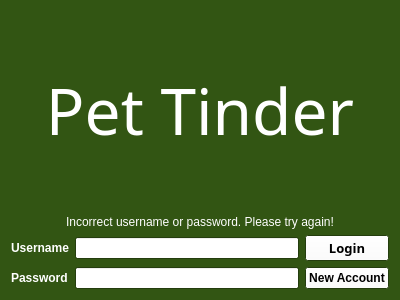
<?xml version="1.0" encoding="UTF-8"?>
<ui version="4.0">
 <class>HomeScreen</class>
 <widget class="QWidget" name="HomeScreen">
  <property name="geometry">
   <rect>
    <x>0</x>
    <y>0</y>
    <width>400</width>
    <height>300</height>
   </rect>
  </property>
  <property name="sizePolicy">
   <sizepolicy hsizetype="Maximum" vsizetype="Maximum">
    <horstretch>0</horstretch>
    <verstretch>0</verstretch>
   </sizepolicy>
  </property>
  <property name="palette">
   <palette>
    <active>
     <colorrole role="WindowText">
      <brush brushstyle="SolidPattern">
       <color alpha="255">
        <red>255</red>
        <green>255</green>
        <blue>255</blue>
       </color>
      </brush>
     </colorrole>
     <colorrole role="Button">
      <brush brushstyle="SolidPattern">
       <color alpha="255">
        <red>255</red>
        <green>255</green>
        <blue>255</blue>
       </color>
      </brush>
     </colorrole>
     <colorrole role="Light">
      <brush brushstyle="SolidPattern">
       <color alpha="255">
        <red>76</red>
        <green>221</green>
        <blue>13</blue>
       </color>
      </brush>
     </colorrole>
     <colorrole role="Midlight">
      <brush brushstyle="SolidPattern">
       <color alpha="255">
        <red>76</red>
        <green>221</green>
        <blue>13</blue>
       </color>
      </brush>
     </colorrole>
     <colorrole role="Dark">
      <brush brushstyle="SolidPattern">
       <color alpha="255">
        <red>76</red>
        <green>221</green>
        <blue>13</blue>
       </color>
      </brush>
     </colorrole>
     <colorrole role="Mid">
      <brush brushstyle="SolidPattern">
       <color alpha="255">
        <red>76</red>
        <green>221</green>
        <blue>13</blue>
       </color>
      </brush>
     </colorrole>
     <colorrole role="Text">
      <brush brushstyle="SolidPattern">
       <color alpha="255">
        <red>255</red>
        <green>255</green>
        <blue>255</blue>
       </color>
      </brush>
     </colorrole>
     <colorrole role="ButtonText">
      <brush brushstyle="SolidPattern">
       <color alpha="255">
        <red>0</red>
        <green>0</green>
        <blue>0</blue>
       </color>
      </brush>
     </colorrole>
     <colorrole role="Base">
      <brush brushstyle="SolidPattern">
       <color alpha="255">
        <red>255</red>
        <green>255</green>
        <blue>255</blue>
       </color>
      </brush>
     </colorrole>
     <colorrole role="Window">
      <brush brushstyle="SolidPattern">
       <color alpha="255">
        <red>50</red>
        <green>85</green>
        <blue>19</blue>
       </color>
      </brush>
     </colorrole>
     <colorrole role="Shadow">
      <brush brushstyle="SolidPattern">
       <color alpha="255">
        <red>76</red>
        <green>221</green>
        <blue>13</blue>
       </color>
      </brush>
     </colorrole>
     <colorrole role="AlternateBase">
      <brush brushstyle="SolidPattern">
       <color alpha="255">
        <red>76</red>
        <green>221</green>
        <blue>13</blue>
       </color>
      </brush>
     </colorrole>
     <colorrole role="NoRole">
      <brush brushstyle="SolidPattern">
       <color alpha="255">
        <red>76</red>
        <green>221</green>
        <blue>13</blue>
       </color>
      </brush>
     </colorrole>
     <colorrole role="ToolTipBase">
      <brush brushstyle="SolidPattern">
       <color alpha="255">
        <red>76</red>
        <green>221</green>
        <blue>13</blue>
       </color>
      </brush>
     </colorrole>
    </active>
    <inactive>
     <colorrole role="WindowText">
      <brush brushstyle="SolidPattern">
       <color alpha="255">
        <red>255</red>
        <green>255</green>
        <blue>255</blue>
       </color>
      </brush>
     </colorrole>
     <colorrole role="Button">
      <brush brushstyle="SolidPattern">
       <color alpha="255">
        <red>255</red>
        <green>255</green>
        <blue>255</blue>
       </color>
      </brush>
     </colorrole>
     <colorrole role="Light">
      <brush brushstyle="SolidPattern">
       <color alpha="255">
        <red>76</red>
        <green>221</green>
        <blue>13</blue>
       </color>
      </brush>
     </colorrole>
     <colorrole role="Midlight">
      <brush brushstyle="SolidPattern">
       <color alpha="255">
        <red>76</red>
        <green>221</green>
        <blue>13</blue>
       </color>
      </brush>
     </colorrole>
     <colorrole role="Dark">
      <brush brushstyle="SolidPattern">
       <color alpha="255">
        <red>76</red>
        <green>221</green>
        <blue>13</blue>
       </color>
      </brush>
     </colorrole>
     <colorrole role="Mid">
      <brush brushstyle="SolidPattern">
       <color alpha="255">
        <red>76</red>
        <green>221</green>
        <blue>13</blue>
       </color>
      </brush>
     </colorrole>
     <colorrole role="Text">
      <brush brushstyle="SolidPattern">
       <color alpha="255">
        <red>255</red>
        <green>255</green>
        <blue>255</blue>
       </color>
      </brush>
     </colorrole>
     <colorrole role="ButtonText">
      <brush brushstyle="SolidPattern">
       <color alpha="255">
        <red>0</red>
        <green>0</green>
        <blue>0</blue>
       </color>
      </brush>
     </colorrole>
     <colorrole role="Base">
      <brush brushstyle="SolidPattern">
       <color alpha="255">
        <red>255</red>
        <green>255</green>
        <blue>255</blue>
       </color>
      </brush>
     </colorrole>
     <colorrole role="Window">
      <brush brushstyle="SolidPattern">
       <color alpha="255">
        <red>50</red>
        <green>85</green>
        <blue>19</blue>
       </color>
      </brush>
     </colorrole>
     <colorrole role="Shadow">
      <brush brushstyle="SolidPattern">
       <color alpha="255">
        <red>76</red>
        <green>221</green>
        <blue>13</blue>
       </color>
      </brush>
     </colorrole>
     <colorrole role="AlternateBase">
      <brush brushstyle="SolidPattern">
       <color alpha="255">
        <red>76</red>
        <green>221</green>
        <blue>13</blue>
       </color>
      </brush>
     </colorrole>
     <colorrole role="NoRole">
      <brush brushstyle="SolidPattern">
       <color alpha="255">
        <red>76</red>
        <green>221</green>
        <blue>13</blue>
       </color>
      </brush>
     </colorrole>
     <colorrole role="ToolTipBase">
      <brush brushstyle="SolidPattern">
       <color alpha="255">
        <red>76</red>
        <green>221</green>
        <blue>13</blue>
       </color>
      </brush>
     </colorrole>
    </inactive>
    <disabled>
     <colorrole role="WindowText">
      <brush brushstyle="SolidPattern">
       <color alpha="255">
        <red>76</red>
        <green>221</green>
        <blue>13</blue>
       </color>
      </brush>
     </colorrole>
     <colorrole role="Button">
      <brush brushstyle="SolidPattern">
       <color alpha="255">
        <red>255</red>
        <green>255</green>
        <blue>255</blue>
       </color>
      </brush>
     </colorrole>
     <colorrole role="Light">
      <brush brushstyle="SolidPattern">
       <color alpha="255">
        <red>76</red>
        <green>221</green>
        <blue>13</blue>
       </color>
      </brush>
     </colorrole>
     <colorrole role="Midlight">
      <brush brushstyle="SolidPattern">
       <color alpha="255">
        <red>76</red>
        <green>221</green>
        <blue>13</blue>
       </color>
      </brush>
     </colorrole>
     <colorrole role="Dark">
      <brush brushstyle="SolidPattern">
       <color alpha="255">
        <red>76</red>
        <green>221</green>
        <blue>13</blue>
       </color>
      </brush>
     </colorrole>
     <colorrole role="Mid">
      <brush brushstyle="SolidPattern">
       <color alpha="255">
        <red>76</red>
        <green>221</green>
        <blue>13</blue>
       </color>
      </brush>
     </colorrole>
     <colorrole role="Text">
      <brush brushstyle="SolidPattern">
       <color alpha="255">
        <red>76</red>
        <green>221</green>
        <blue>13</blue>
       </color>
      </brush>
     </colorrole>
     <colorrole role="ButtonText">
      <brush brushstyle="SolidPattern">
       <color alpha="255">
        <red>76</red>
        <green>221</green>
        <blue>13</blue>
       </color>
      </brush>
     </colorrole>
     <colorrole role="Base">
      <brush brushstyle="SolidPattern">
       <color alpha="255">
        <red>50</red>
        <green>85</green>
        <blue>19</blue>
       </color>
      </brush>
     </colorrole>
     <colorrole role="Window">
      <brush brushstyle="SolidPattern">
       <color alpha="255">
        <red>50</red>
        <green>85</green>
        <blue>19</blue>
       </color>
      </brush>
     </colorrole>
     <colorrole role="Shadow">
      <brush brushstyle="SolidPattern">
       <color alpha="255">
        <red>76</red>
        <green>221</green>
        <blue>13</blue>
       </color>
      </brush>
     </colorrole>
     <colorrole role="AlternateBase">
      <brush brushstyle="SolidPattern">
       <color alpha="255">
        <red>76</red>
        <green>221</green>
        <blue>13</blue>
       </color>
      </brush>
     </colorrole>
     <colorrole role="NoRole">
      <brush brushstyle="SolidPattern">
       <color alpha="255">
        <red>76</red>
        <green>221</green>
        <blue>13</blue>
       </color>
      </brush>
     </colorrole>
     <colorrole role="ToolTipBase">
      <brush brushstyle="SolidPattern">
       <color alpha="255">
        <red>76</red>
        <green>221</green>
        <blue>13</blue>
       </color>
      </brush>
     </colorrole>
    </disabled>
   </palette>
  </property>
  <property name="windowTitle">
   <string>Form</string>
  </property>
  <layout class="QHBoxLayout" name="horizontalLayout">
   <item>
    <layout class="QVBoxLayout" name="mainLayout" stretch="2,0,8">
     <item>
      <widget class="QLabel" name="logo">
       <property name="palette">
        <palette>
         <active>
          <colorrole role="WindowText">
           <brush brushstyle="SolidPattern">
            <color alpha="255">
             <red>255</red>
             <green>255</green>
             <blue>255</blue>
            </color>
           </brush>
          </colorrole>
          <colorrole role="Button">
           <brush brushstyle="SolidPattern">
            <color alpha="255">
             <red>255</red>
             <green>255</green>
             <blue>255</blue>
            </color>
           </brush>
          </colorrole>
          <colorrole role="Light">
           <brush brushstyle="SolidPattern">
            <color alpha="255">
             <red>50</red>
             <green>85</green>
             <blue>19</blue>
            </color>
           </brush>
          </colorrole>
          <colorrole role="Midlight">
           <brush brushstyle="SolidPattern">
            <color alpha="255">
             <red>50</red>
             <green>85</green>
             <blue>19</blue>
            </color>
           </brush>
          </colorrole>
          <colorrole role="Dark">
           <brush brushstyle="SolidPattern">
            <color alpha="255">
             <red>50</red>
             <green>85</green>
             <blue>19</blue>
            </color>
           </brush>
          </colorrole>
          <colorrole role="Mid">
           <brush brushstyle="SolidPattern">
            <color alpha="255">
             <red>50</red>
             <green>85</green>
             <blue>19</blue>
            </color>
           </brush>
          </colorrole>
          <colorrole role="Text">
           <brush brushstyle="SolidPattern">
            <color alpha="255">
             <red>255</red>
             <green>255</green>
             <blue>255</blue>
            </color>
           </brush>
          </colorrole>
          <colorrole role="BrightText">
           <brush brushstyle="SolidPattern">
            <color alpha="255">
             <red>50</red>
             <green>85</green>
             <blue>19</blue>
            </color>
           </brush>
          </colorrole>
          <colorrole role="ButtonText">
           <brush brushstyle="SolidPattern">
            <color alpha="255">
             <red>255</red>
             <green>255</green>
             <blue>255</blue>
            </color>
           </brush>
          </colorrole>
          <colorrole role="Base">
           <brush brushstyle="SolidPattern">
            <color alpha="255">
             <red>255</red>
             <green>255</green>
             <blue>255</blue>
            </color>
           </brush>
          </colorrole>
          <colorrole role="Window">
           <brush brushstyle="SolidPattern">
            <color alpha="255">
             <red>50</red>
             <green>85</green>
             <blue>19</blue>
            </color>
           </brush>
          </colorrole>
          <colorrole role="Shadow">
           <brush brushstyle="SolidPattern">
            <color alpha="255">
             <red>50</red>
             <green>85</green>
             <blue>19</blue>
            </color>
           </brush>
          </colorrole>
          <colorrole role="Highlight">
           <brush brushstyle="SolidPattern">
            <color alpha="255">
             <red>50</red>
             <green>85</green>
             <blue>19</blue>
            </color>
           </brush>
          </colorrole>
          <colorrole role="HighlightedText">
           <brush brushstyle="SolidPattern">
            <color alpha="255">
             <red>76</red>
             <green>221</green>
             <blue>13</blue>
            </color>
           </brush>
          </colorrole>
          <colorrole role="AlternateBase">
           <brush brushstyle="SolidPattern">
            <color alpha="255">
             <red>76</red>
             <green>221</green>
             <blue>13</blue>
            </color>
           </brush>
          </colorrole>
          <colorrole role="NoRole">
           <brush brushstyle="SolidPattern">
            <color alpha="255">
             <red>76</red>
             <green>221</green>
             <blue>13</blue>
            </color>
           </brush>
          </colorrole>
          <colorrole role="ToolTipBase">
           <brush brushstyle="SolidPattern">
            <color alpha="255">
             <red>76</red>
             <green>221</green>
             <blue>13</blue>
            </color>
           </brush>
          </colorrole>
          <colorrole role="ToolTipText">
           <brush brushstyle="SolidPattern">
            <color alpha="255">
             <red>76</red>
             <green>221</green>
             <blue>13</blue>
            </color>
           </brush>
          </colorrole>
         </active>
         <inactive>
          <colorrole role="WindowText">
           <brush brushstyle="SolidPattern">
            <color alpha="255">
             <red>255</red>
             <green>255</green>
             <blue>255</blue>
            </color>
           </brush>
          </colorrole>
          <colorrole role="Button">
           <brush brushstyle="SolidPattern">
            <color alpha="255">
             <red>255</red>
             <green>255</green>
             <blue>255</blue>
            </color>
           </brush>
          </colorrole>
          <colorrole role="Light">
           <brush brushstyle="SolidPattern">
            <color alpha="255">
             <red>50</red>
             <green>85</green>
             <blue>19</blue>
            </color>
           </brush>
          </colorrole>
          <colorrole role="Midlight">
           <brush brushstyle="SolidPattern">
            <color alpha="255">
             <red>50</red>
             <green>85</green>
             <blue>19</blue>
            </color>
           </brush>
          </colorrole>
          <colorrole role="Dark">
           <brush brushstyle="SolidPattern">
            <color alpha="255">
             <red>50</red>
             <green>85</green>
             <blue>19</blue>
            </color>
           </brush>
          </colorrole>
          <colorrole role="Mid">
           <brush brushstyle="SolidPattern">
            <color alpha="255">
             <red>50</red>
             <green>85</green>
             <blue>19</blue>
            </color>
           </brush>
          </colorrole>
          <colorrole role="Text">
           <brush brushstyle="SolidPattern">
            <color alpha="255">
             <red>255</red>
             <green>255</green>
             <blue>255</blue>
            </color>
           </brush>
          </colorrole>
          <colorrole role="BrightText">
           <brush brushstyle="SolidPattern">
            <color alpha="255">
             <red>50</red>
             <green>85</green>
             <blue>19</blue>
            </color>
           </brush>
          </colorrole>
          <colorrole role="ButtonText">
           <brush brushstyle="SolidPattern">
            <color alpha="255">
             <red>255</red>
             <green>255</green>
             <blue>255</blue>
            </color>
           </brush>
          </colorrole>
          <colorrole role="Base">
           <brush brushstyle="SolidPattern">
            <color alpha="255">
             <red>255</red>
             <green>255</green>
             <blue>255</blue>
            </color>
           </brush>
          </colorrole>
          <colorrole role="Window">
           <brush brushstyle="SolidPattern">
            <color alpha="255">
             <red>50</red>
             <green>85</green>
             <blue>19</blue>
            </color>
           </brush>
          </colorrole>
          <colorrole role="Shadow">
           <brush brushstyle="SolidPattern">
            <color alpha="255">
             <red>50</red>
             <green>85</green>
             <blue>19</blue>
            </color>
           </brush>
          </colorrole>
          <colorrole role="Highlight">
           <brush brushstyle="SolidPattern">
            <color alpha="255">
             <red>50</red>
             <green>85</green>
             <blue>19</blue>
            </color>
           </brush>
          </colorrole>
          <colorrole role="HighlightedText">
           <brush brushstyle="SolidPattern">
            <color alpha="255">
             <red>76</red>
             <green>221</green>
             <blue>13</blue>
            </color>
           </brush>
          </colorrole>
          <colorrole role="AlternateBase">
           <brush brushstyle="SolidPattern">
            <color alpha="255">
             <red>76</red>
             <green>221</green>
             <blue>13</blue>
            </color>
           </brush>
          </colorrole>
          <colorrole role="NoRole">
           <brush brushstyle="SolidPattern">
            <color alpha="255">
             <red>76</red>
             <green>221</green>
             <blue>13</blue>
            </color>
           </brush>
          </colorrole>
          <colorrole role="ToolTipBase">
           <brush brushstyle="SolidPattern">
            <color alpha="255">
             <red>76</red>
             <green>221</green>
             <blue>13</blue>
            </color>
           </brush>
          </colorrole>
          <colorrole role="ToolTipText">
           <brush brushstyle="SolidPattern">
            <color alpha="255">
             <red>76</red>
             <green>221</green>
             <blue>13</blue>
            </color>
           </brush>
          </colorrole>
         </inactive>
         <disabled>
          <colorrole role="WindowText">
           <brush brushstyle="SolidPattern">
            <color alpha="255">
             <red>50</red>
             <green>85</green>
             <blue>19</blue>
            </color>
           </brush>
          </colorrole>
          <colorrole role="Button">
           <brush brushstyle="SolidPattern">
            <color alpha="255">
             <red>255</red>
             <green>255</green>
             <blue>255</blue>
            </color>
           </brush>
          </colorrole>
          <colorrole role="Light">
           <brush brushstyle="SolidPattern">
            <color alpha="255">
             <red>50</red>
             <green>85</green>
             <blue>19</blue>
            </color>
           </brush>
          </colorrole>
          <colorrole role="Midlight">
           <brush brushstyle="SolidPattern">
            <color alpha="255">
             <red>50</red>
             <green>85</green>
             <blue>19</blue>
            </color>
           </brush>
          </colorrole>
          <colorrole role="Dark">
           <brush brushstyle="SolidPattern">
            <color alpha="255">
             <red>50</red>
             <green>85</green>
             <blue>19</blue>
            </color>
           </brush>
          </colorrole>
          <colorrole role="Mid">
           <brush brushstyle="SolidPattern">
            <color alpha="255">
             <red>50</red>
             <green>85</green>
             <blue>19</blue>
            </color>
           </brush>
          </colorrole>
          <colorrole role="Text">
           <brush brushstyle="SolidPattern">
            <color alpha="255">
             <red>50</red>
             <green>85</green>
             <blue>19</blue>
            </color>
           </brush>
          </colorrole>
          <colorrole role="BrightText">
           <brush brushstyle="SolidPattern">
            <color alpha="255">
             <red>50</red>
             <green>85</green>
             <blue>19</blue>
            </color>
           </brush>
          </colorrole>
          <colorrole role="ButtonText">
           <brush brushstyle="SolidPattern">
            <color alpha="255">
             <red>50</red>
             <green>85</green>
             <blue>19</blue>
            </color>
           </brush>
          </colorrole>
          <colorrole role="Base">
           <brush brushstyle="SolidPattern">
            <color alpha="255">
             <red>50</red>
             <green>85</green>
             <blue>19</blue>
            </color>
           </brush>
          </colorrole>
          <colorrole role="Window">
           <brush brushstyle="SolidPattern">
            <color alpha="255">
             <red>50</red>
             <green>85</green>
             <blue>19</blue>
            </color>
           </brush>
          </colorrole>
          <colorrole role="Shadow">
           <brush brushstyle="SolidPattern">
            <color alpha="255">
             <red>50</red>
             <green>85</green>
             <blue>19</blue>
            </color>
           </brush>
          </colorrole>
          <colorrole role="Highlight">
           <brush brushstyle="SolidPattern">
            <color alpha="255">
             <red>145</red>
             <green>141</green>
             <blue>126</blue>
            </color>
           </brush>
          </colorrole>
          <colorrole role="HighlightedText">
           <brush brushstyle="SolidPattern">
            <color alpha="255">
             <red>76</red>
             <green>221</green>
             <blue>13</blue>
            </color>
           </brush>
          </colorrole>
          <colorrole role="AlternateBase">
           <brush brushstyle="SolidPattern">
            <color alpha="255">
             <red>76</red>
             <green>221</green>
             <blue>13</blue>
            </color>
           </brush>
          </colorrole>
          <colorrole role="NoRole">
           <brush brushstyle="SolidPattern">
            <color alpha="255">
             <red>76</red>
             <green>221</green>
             <blue>13</blue>
            </color>
           </brush>
          </colorrole>
          <colorrole role="ToolTipBase">
           <brush brushstyle="SolidPattern">
            <color alpha="255">
             <red>76</red>
             <green>221</green>
             <blue>13</blue>
            </color>
           </brush>
          </colorrole>
          <colorrole role="ToolTipText">
           <brush brushstyle="SolidPattern">
            <color alpha="255">
             <red>76</red>
             <green>221</green>
             <blue>13</blue>
            </color>
           </brush>
          </colorrole>
         </disabled>
        </palette>
       </property>
       <property name="font">
        <font>
         <family>Purisa</family>
         <pointsize>48</pointsize>
         <weight>50</weight>
         <bold>false</bold>
        </font>
       </property>
       <property name="text">
        <string>Pet Tinder</string>
       </property>
       <property name="textFormat">
        <enum>Qt::RichText</enum>
       </property>
       <property name="scaledContents">
        <bool>true</bool>
       </property>
       <property name="alignment">
        <set>Qt::AlignCenter</set>
       </property>
       <property name="wordWrap">
        <bool>true</bool>
       </property>
      </widget>
     </item>
     <item>
      <widget class="QLabel" name="loginFailedLabel">
       <property name="text">
        <string>Incorrect username or password. Please try again!</string>
       </property>
       <property name="alignment">
        <set>Qt::AlignCenter</set>
       </property>
      </widget>
     </item>
     <item>
      <layout class="QGridLayout" name="gridLayout">
       <item row="0" column="2">
        <widget class="QPushButton" name="loginButton">
         <property name="font">
          <font>
           <family>Source Code Pro</family>
           <pointsize>10</pointsize>
           <weight>75</weight>
           <bold>true</bold>
          </font>
         </property>
         <property name="text">
          <string>Login</string>
         </property>
        </widget>
       </item>
       <item row="1" column="2">
        <widget class="QPushButton" name="newAccount">
         <property name="font">
          <font>
           <weight>75</weight>
           <bold>true</bold>
          </font>
         </property>
         <property name="text">
          <string>New Account</string>
         </property>
        </widget>
       </item>
       <item row="0" column="1">
        <widget class="QLineEdit" name="usernameInput">
         <property name="palette">
          <palette>
           <active>
            <colorrole role="Text">
             <brush brushstyle="SolidPattern">
              <color alpha="255">
               <red>0</red>
               <green>0</green>
               <blue>0</blue>
              </color>
             </brush>
            </colorrole>
           </active>
           <inactive>
            <colorrole role="Text">
             <brush brushstyle="SolidPattern">
              <color alpha="255">
               <red>0</red>
               <green>0</green>
               <blue>0</blue>
              </color>
             </brush>
            </colorrole>
           </inactive>
           <disabled>
            <colorrole role="Text">
             <brush brushstyle="SolidPattern">
              <color alpha="255">
               <red>76</red>
               <green>221</green>
               <blue>13</blue>
              </color>
             </brush>
            </colorrole>
           </disabled>
          </palette>
         </property>
         <property name="text">
          <string/>
         </property>
        </widget>
       </item>
       <item row="1" column="1">
        <widget class="QLineEdit" name="passwordInput">
         <property name="palette">
          <palette>
           <active>
            <colorrole role="Text">
             <brush brushstyle="SolidPattern">
              <color alpha="255">
               <red>0</red>
               <green>0</green>
               <blue>0</blue>
              </color>
             </brush>
            </colorrole>
           </active>
           <inactive>
            <colorrole role="Text">
             <brush brushstyle="SolidPattern">
              <color alpha="255">
               <red>0</red>
               <green>0</green>
               <blue>0</blue>
              </color>
             </brush>
            </colorrole>
           </inactive>
           <disabled>
            <colorrole role="Text">
             <brush brushstyle="SolidPattern">
              <color alpha="255">
               <red>76</red>
               <green>221</green>
               <blue>13</blue>
              </color>
             </brush>
            </colorrole>
           </disabled>
          </palette>
         </property>
         <property name="text">
          <string/>
         </property>
         <property name="echoMode">
          <enum>QLineEdit::Password</enum>
         </property>
        </widget>
       </item>
       <item row="0" column="0">
        <widget class="QLabel" name="label">
         <property name="font">
          <font>
           <weight>75</weight>
           <bold>true</bold>
          </font>
         </property>
         <property name="text">
          <string>Username</string>
         </property>
        </widget>
       </item>
       <item row="1" column="0">
        <widget class="QLabel" name="label_2">
         <property name="font">
          <font>
           <weight>75</weight>
           <bold>true</bold>
          </font>
         </property>
         <property name="text">
          <string>Password</string>
         </property>
        </widget>
       </item>
      </layout>
     </item>
    </layout>
   </item>
  </layout>
 </widget>
 <resources/>
 <connections/>
</ui>
